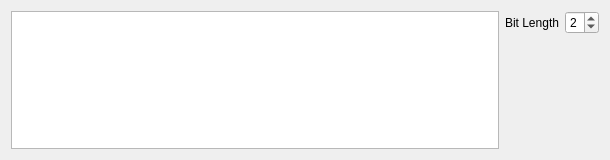
<?xml version="1.0" encoding="UTF-8"?>
<ui version="4.0">
 <class>SymbolRemapperForm</class>
 <widget class="QWidget" name="SymbolRemapperForm">
  <property name="geometry">
   <rect>
    <x>0</x>
    <y>0</y>
    <width>610</width>
    <height>160</height>
   </rect>
  </property>
  <property name="windowTitle">
   <string>Form</string>
  </property>
  <layout class="QVBoxLayout" name="verticalLayout_2">
   <item>
    <layout class="QHBoxLayout" name="horizontalLayout_2">
     <item>
      <widget class="QTableView" name="tv_mappings"/>
     </item>
     <item>
      <layout class="QVBoxLayout" name="verticalLayout">
       <item>
        <layout class="QHBoxLayout" name="horizontalLayout">
         <item>
          <widget class="QLabel" name="label">
           <property name="text">
            <string>Bit Length</string>
           </property>
          </widget>
         </item>
         <item>
          <widget class="QSpinBox" name="sb_bitLength">
           <property name="minimum">
            <number>1</number>
           </property>
           <property name="maximum">
            <number>8</number>
           </property>
           <property name="value">
            <number>2</number>
           </property>
          </widget>
         </item>
        </layout>
       </item>
       <item>
        <spacer name="verticalSpacer">
         <property name="orientation">
          <enum>Qt::Vertical</enum>
         </property>
         <property name="sizeHint" stdset="0">
          <size>
           <width>20</width>
           <height>40</height>
          </size>
         </property>
        </spacer>
       </item>
      </layout>
     </item>
    </layout>
   </item>
  </layout>
 </widget>
 <resources/>
 <connections/>
</ui>
